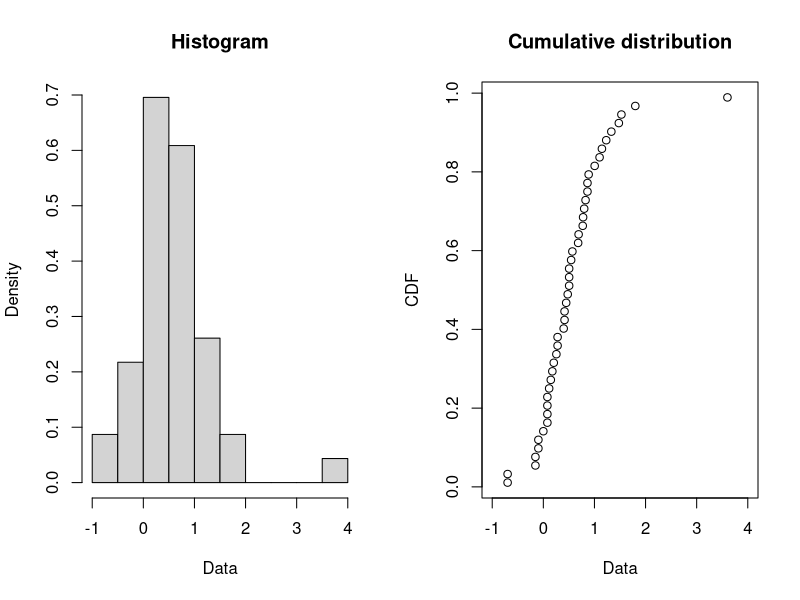
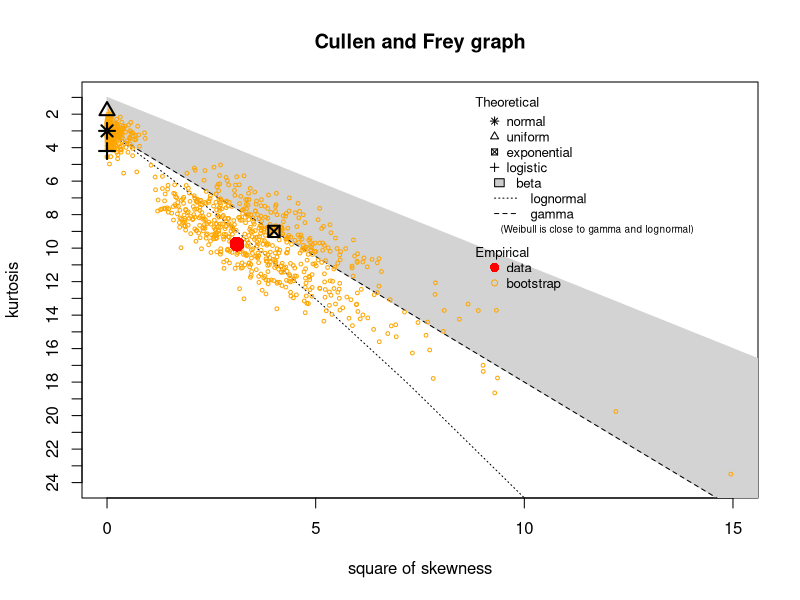
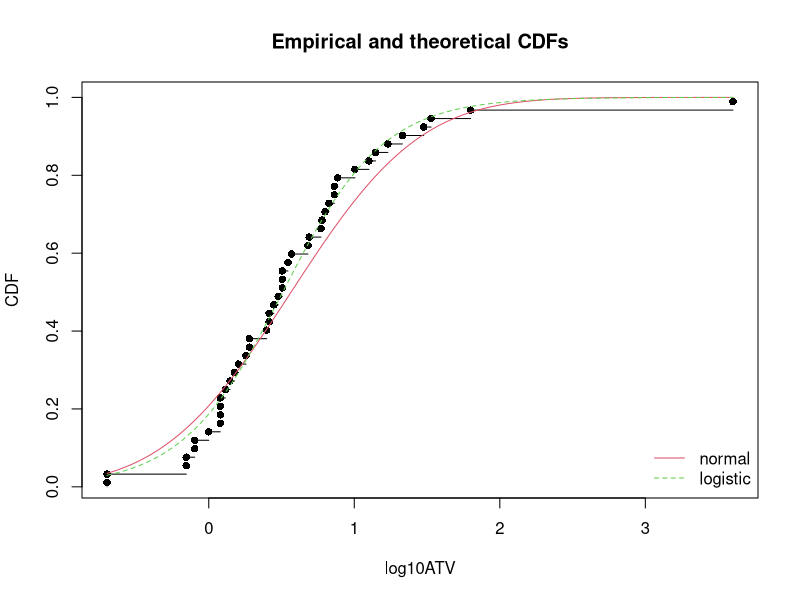
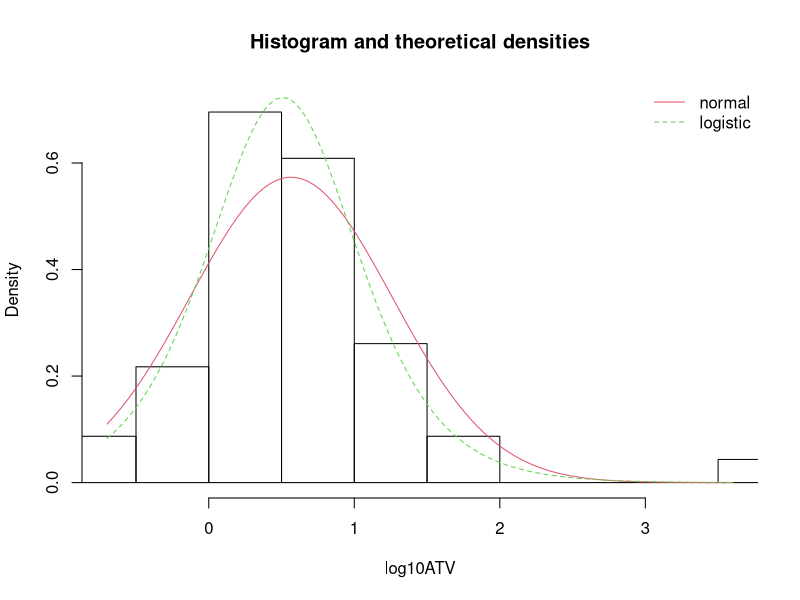
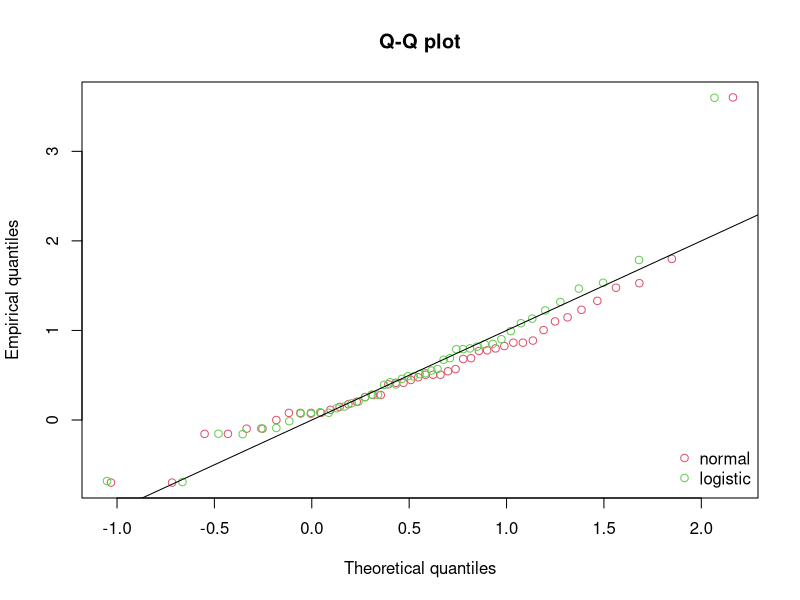
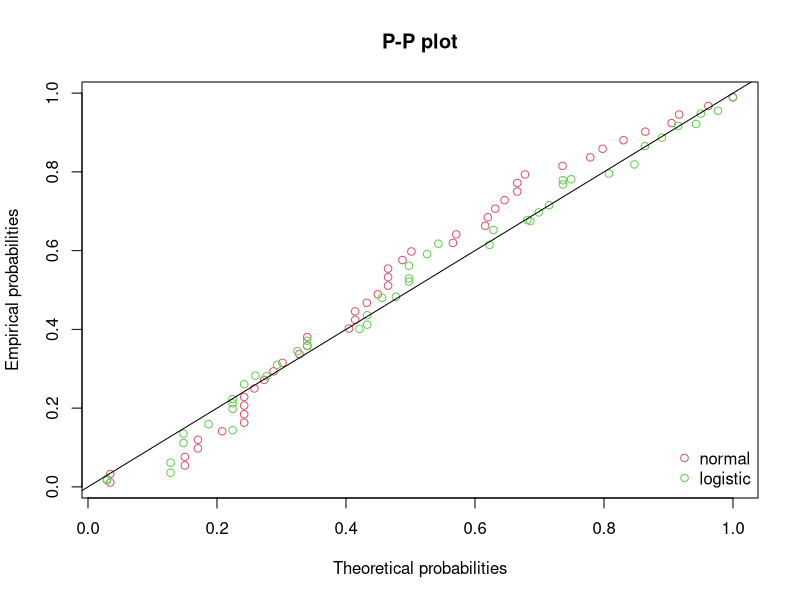
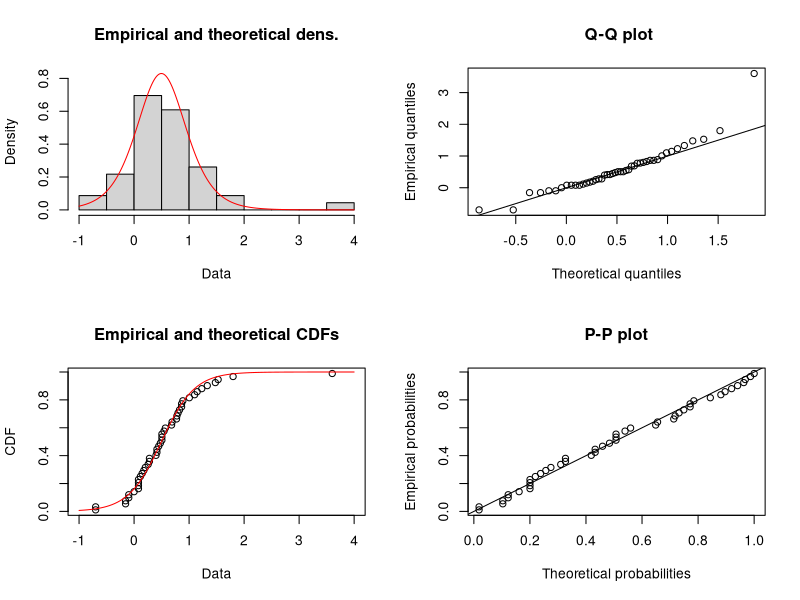

Source code (R) for these figures, in order:
# Example of fitting SSD from the fitdistrplus package
# This example has no censoring and is the simplest of the set

# Copyright 2017 Province of British Columbia
#
# Licensed under the Apache License, Version 2.0 (the "License");
# you may not use this file except in compliance with the License.
# You may obtain a copy of the License at
#
# http://www.apache.org/licenses/LICENSE-2.0
#
# Unless required by applicable law or agreed to in writing, software distributed under the License is distributed on an "AS IS" BASIS,
# WITHOUT WARRANTIES OR CONDITIONS OF ANY KIND, either express or implied.
# See the License for the specific language governing permissions and limitations under the License.



library(fitdistrplus)
library(ggplot2)

# (1) load of endosulfan example data (included in the fitdistrplus package) and review the first few records
#
data(endosulfan)
head(endosulfan)
xtabs(~Australian+group, data=endosulfan)

# (2) plot and description of data for non Australian fish in base 10 logarithm
#
log10ATV <-log10(subset(endosulfan,(Australian == "no") & (group == "Fish"))$ATV)

plotdist(log10ATV)
descdist(log10ATV,boot=1000)

# (3) fit of a normal and a logistic distribution to data in log10
# (classical distributions used for SSD)
# and visual comparison of the fits
#
fln <- fitdist(log10ATV,"norm")
summary(fln)

fll <- fitdist(log10ATV,"logis")
summary(fll)

cdfcomp(list(fln,fll),legendtext=c("normal","logistic"),
xlab="log10ATV")

denscomp(list(fln,fll),legendtext=c("normal","logistic"),
xlab="log10ATV")

qqcomp(list(fln,fll),legendtext=c("normal","logistic"))
ppcomp(list(fln,fll),legendtext=c("normal","logistic"))

gofstat(list(fln,fll), fitnames = c("lognormal", "loglogistic"))

# (4) estimation of the 5 percent quantile value of 
# logistic fitted distribution (5 percent hazardous concentration  : HC5)
# with its two-sided 95 percent confidence interval calculated by 
# parametric bootstrap 
# with a small number of iterations to satisfy CRAN running times constraint.
# For practical applications, we recommend to use at least niter=501 or niter=1001.
#
# in log10(ATV)
bll <- bootdist(fll,niter=101)
HC5ll <- quantile(bll,probs = 0.05)
# in ATV
10^(HC5ll$quantiles)
10^(HC5ll$quantCI)

# (5) estimation of the 5 percent quantile value of 
# the fitted logistic distribution (5 percent hazardous concentration  : HC5)
# with its one-sided 95 percent confidence interval (type "greater")
# calculated by 
# nonparametric bootstrap 
# with a small number of iterations to satisfy CRAN running times constraint.
# For practical applications, we recommend to use at least niter=501 or niter=1001.
# 
# in log10(ATV)
bllnonpar <- bootdist(fll,niter=101,bootmethod = "nonparam")
HC5llgreater <- quantile(bllnonpar,probs = 0.05, CI.type="greater")
# in ATV
10^(HC5llgreater$quantiles)
10^(HC5llgreater$quantCI)

# (6) fit of a logistic distribution 
# by minimizing the modified Anderson-Darling AD2L distance
# cf. ?mgedist for definition of this distance
#

fllAD2L <- fitdist(log10ATV,"logis",method="mge",gof="AD2L")
summary(fllAD2L)
plot(fllAD2L)
